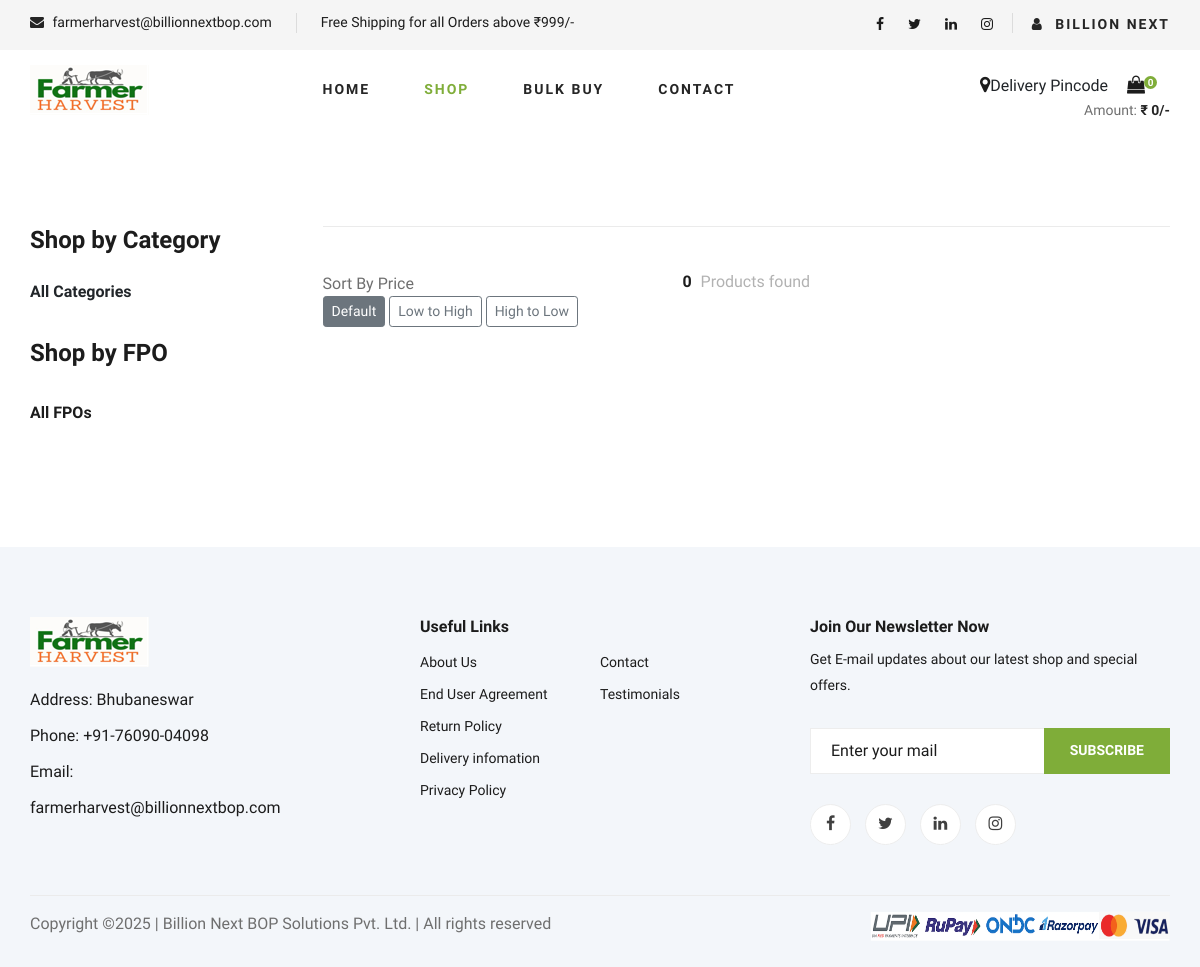
/accounts/shop (signed in), run on an earlier commit of the app's database.
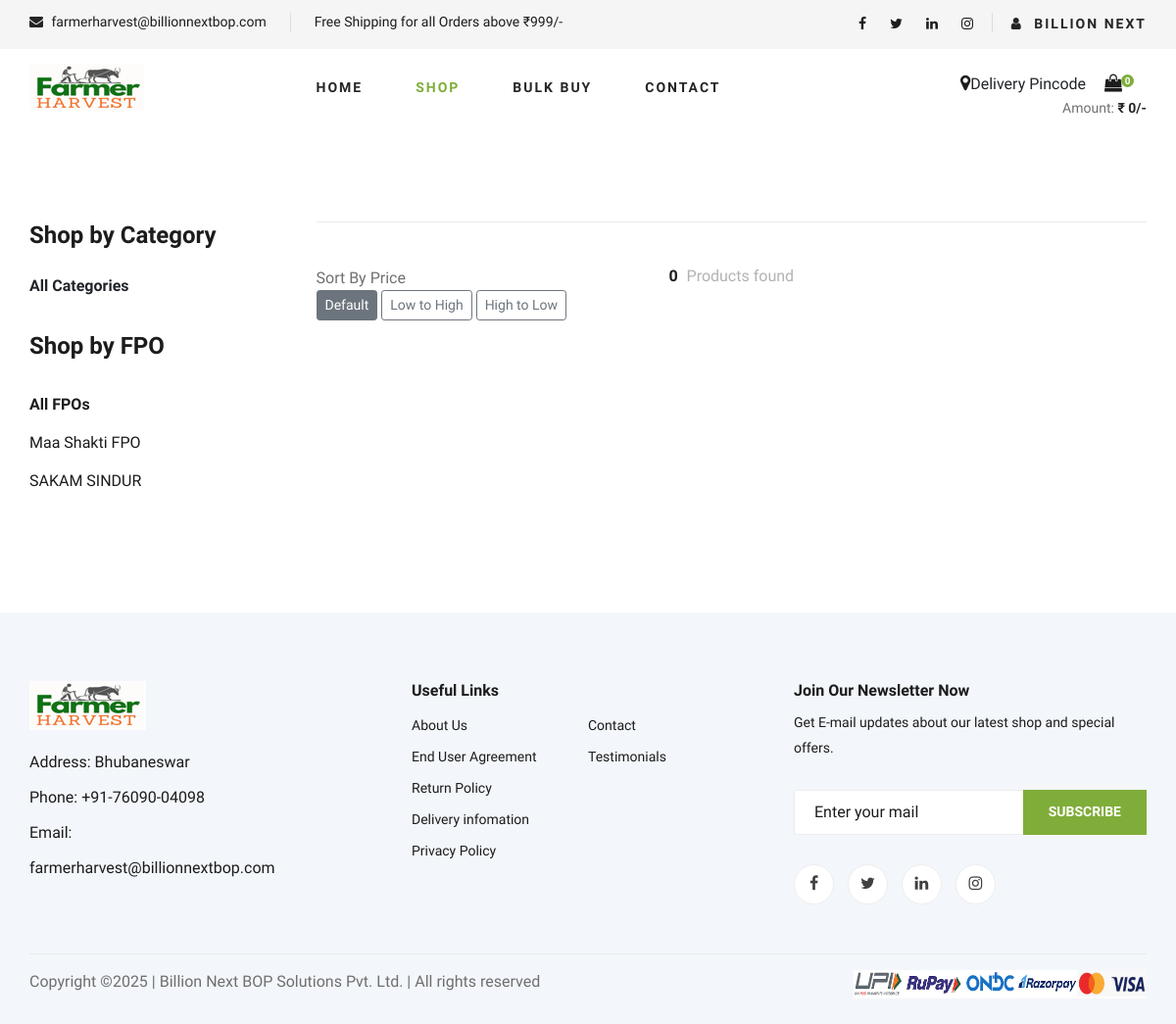
And on a later commit of the database.
### omsapp/models.py (models this page shows, shortened)
class CustomUser(AbstractUser):
    id=AutoField(primary_key=True)
    """"Basic details"""
    userType = CharField(max_length=20, choices=USERTYPES)
    first_name = CharField(max_length=50)#name
    last_name = CharField(max_length=50)#displayname
    org_name=CharField(max_length=50, default='', blank=True)#business name
    email = EmailField(max_length=50, default='', blank=True)#not mandatory
    phone = CharField(max_length=12, unique=True)
    phone1 = CharField(max_length=12, default='', blank=True)
    gstin = CharField(max_length=15, default='', blank=True)
    supply_place = CharField(max_length=70, choices=STATES)
    gst_tmt = CharField(max_length=20, choices=GST_TREATMENT)#gst treatment
    """Billing Address"""
    userAddress = CharField(max_length=200)
    userCity = CharField(max_length=50)
    userState = CharField(max_length=20, choices=STATES)
    pinCode = CharField(max_length=6)
    """Shipping Address"""
    userAddress1 = CharField(max_length=200)
    userCity1 = CharField(max_length=50)
    userState1 = CharField(max_length=20, choices=STATES)
    pinCode1 = CharField(max_length=6)
    userNote = CharField(max_length=300, default='', blank=True)#remarks from user
    """Account attributes"""
    password = CharField(max_length=20, default='Admin@1234')
    userApproved = BooleanField(null=True)
    approvedOn = DateField(null=True)
    isActive=BooleanField(null=True)
    activatedOn=DateField(null=True)
    USERNAME_FIELD = 'phone'
    REQUIRED_FIELDS=['first_name']

### omsapp/views.py (the view)
# urls.py: path('shop', views.shop, name='shop'),
def shop(request, category=None, fpo=None, region=None):
    items = Item.objects.filter(itemActive=True).order_by('-itemInStock')
    item_sort = request.GET.get('sort')
    user_name = 'Guest!'#display the username
    pincode='Delivery Pincode'
    pincode_area = ''
    fpo_name = ''
    if category is not None:
        items = Item.objects.filter(itemCat=category).filter(itemActive=True).order_by('-itemInStock')
    if fpo is not None:
        items = Item.objects.filter(userID_id=fpo).filter(itemActive=True).order_by('-itemInStock')
        fpo_name = get_object_or_404(CustomUser,pk=fpo).last_name
    if region is not None:
        items = Item.objects.filter(userID_id__pinCode=region).filter(itemActive=True).order_by('-itemInStock')
        pincode_area = PinCodeAPI(request, region)
        pincode=region
    form = ItemForm()
    if request.user.is_authenticated:
        user_name = request.user.last_name
        user_type = request.user.userType
        pincode = request.session.get('pincode') #get the logged in user's pincode
        if region is not None: #if the user is logged in and explicitly enters a pincode, then the items of that pincode will be displayed, not the user's own pincode
            pincode = region
            request.session['pincode'] = pincode
        items = Item.objects.filter(userID_id__pinCode=pincode).filter(itemActive=True).order_by('-itemInStock') #if the user is logged in, then only the items available in user's pincode will be available to it.
        if user_type == '1':
            items = items.exclude(userID_id = request.user.pk)
    else:#if the user is not logged in and explicitly enters the pincode
        pincode = region
        request.session['pincode'] = pincode
    if item_sort == 'price_asc':
        items = items.order_by('itemPrice')
    elif item_sort == 'price_desc':
        items = items.order_by('-itemPrice')
    cart = Cart(request)
    total_qty = cart.__len__()#display total number quantities added in the basket
    total_price = cart.get_total_price()
    region_list = fpo = fpo_list()
    min_price = items.aggregate(Min('itemPrice'))['itemPrice__min']
    max_price = items.aggregate(Max('itemPrice'))['itemPrice__max']
    shop_page_context ={
        'items': items,
        'form': form,
        'login_user':user_name,
        'total_qty':total_qty,
        'fpo_list':fpo,
        'fpo_name':fpo_name,
        'item_sort':item_sort,
        'regions':region_list,
        'total_price':total_price,
        'min_price':min_price,
        'max_price':max_price,
        'pincode_area':pincode_area,
        'clicked':'Shop',
        'pincode':pincode
    }
    return render(request, 'shop-grid.html', shop_page_context)

### omsapp/cart.py (called while the page is built)
    def __len__(self):
        return sum(item['quantity'] for item in self.cart.values())

    def get_total_price(self):
        return sum(Decimal(item['price']) * item['quantity'] for item in self.cart.values())

### omsapp/views.py (called while the page is built)
def fpo_list():
    fpo = CustomUser.objects.filter(userType=1)
    return fpo

### omsapp/templates/shop-grid.html (shortened to what this page needs)
{% extends 'index.html' %}
{% load static %}
{% block shopgrid %}
    <section class="product spad">
        <div class="container">
            <div class="row">
                <div class="col-lg-3 col-md-5">
                    <div class="sidebar">
                        <div class="sidebar__item">
                            <h4>Shop by Category</h4>
                            <ul>
                                <li class="active" data-filter="*" style="cursor: pointer;">All Categories</li>
                                {% regroup items|dictsort:"itemCat" by itemCat as categories_list %}
                            </ul>
                        </div>
                        <div class="sidebar__item">
                            <h4>Shop by FPO</h4>
                            <ul>
                                <li class="active"><a href="{% url 'shop' %}">All FPOs</a></li>
                                {% for fpo in fpo_list %}
                                <li><a href="{% url 'shop-fpo' fpo.id %}">{{fpo.last_name}}</a></li>
                                {% endfor %}
                            </ul>
                        </div>
                    </div>
                </div>
                <div class="col-lg-9 col-md-7">
                    <div class="filter__item">
                        <div class="row">
                            <div class="col-lg-4 col-md-5">
                                <div class="filter__sort">
                                    <span>Sort By Price</span>
                                    <div class="sort-buttons mb-3">
                                        <a href="?sort=default" class="btn btn-outline-secondary btn-sm {% if not item_sort or item_sort == 'default' %} active {% endif %}">Default</a>
                                        <a href="?sort=price_asc" class="btn btn-outline-secondary btn-sm {% if item_sort == 'price_asc' %} active {% endif %}">Low to High</a>
                                        <a href="?sort=price_desc" class="btn btn-outline-secondary btn-sm {% if item_sort == 'price_desc' %} active {% endif %}">High to Low</a>
                                    </div>
                                </div>
                            </div>
                            <div class="col-lg-4 col-md-4">
                                <div class="filter__found">
                                    <h6><span>{{items|length}}</span> Products found</h6>
                                </div>
                            </div>
                            <div class="col-lg-4 col-md-3">
                                <div class="filter__found">
                                    <h6></h6>
                                </div>
                            </div>
                        </div>
                    </div>
                </div>
            </div>
        </div>
    </section>
{% endblock %}

### omsapp/templates/index.html (shortened to what this page needs)
{% load static %}
<!DOCTYPE html>
<html lang="zxx">
<head>
    <link rel="stylesheet" href="{% static 'css/bootstrap.min.css' %}" type="text/css">
    <link rel="stylesheet" href="{% static 'css/font-awesome.min.css' %}" type="text/css">
    <link rel="stylesheet" href="{% static 'css/elegant-icons.css' %}" type="text/css">
    <link rel="stylesheet" href="{% static 'css/nice-select.css' %}" type="text/css">
    <link rel="stylesheet" href="{% static 'css/jquery-ui.min.css' %}" type="text/css">
    <link rel="stylesheet" href="{% static 'css/owl.carousel.min.css' %}" type="text/css">
    <link rel="stylesheet" href="{% static 'css/slicknav.min.css' %}" type="text/css">
    <link rel="stylesheet" href="{% static 'css/style.css' %}" type="text/css">
</head>
<body>
    {% include 'header.html' %}
    {% block shopgrid %}{% endblock %}
    {% include 'footer.html' %}
</body>
</html>

### omsapp/templates/header.html (shortened to what this page needs)
{% load static %}
{% block header %}
    <header class="header">
        <div class="header__top" style="height:50px;">
            <div class="container">
                <div class="row">
                    <div class="col-lg-6 col-md-6">
                        <div class="header__top__left">
                            <ul>
                                <li><i class="fa fa-envelope"></i> farmerharvest@billionnextbop.com</li>
                                <li>Free Shipping for all Orders above ₹999/-</li>
                            </ul>
                        </div>
                    </div>
                    <div class="col-lg-6 col-md-6">
                        <div class="header__top__right" style="margin-top:-25px;">
                            <div class="header__top__right__social">
                                <a href="https://www.facebook.com/farmerharvestindia"><i class="fa fa-facebook"></i></a>
                                <a href="https://www.x.com/farmerharvest"><i class="fa fa-twitter"></i></a>
                                <a href="https://www.linkedin.com/company/farmerharvestindia"><i class="fa fa-linkedin"></i></a>
                                <a href="https://www.instagram.com/farmerharvestindia"><i class="fa fa-instagram"></i></a>
                            </div>
                            <div class="header__top__right__auth">
                                <nav class="header__menu">
                                    <ul>
                                        <li><a href="{% if login_user == 'Guest!' %}{% url 'login' %}{% endif %}"><i class="fa fa-user"></i> {% if login_user == 'Guest!' %}Login{% else %}{{login_user}}{% endif %}</a>
                                        </li>
                                    </ul>
                                </nav>
                            </div>
                        </div>
                    </div>
                </div>
            </div>
        </div>
        <div class="container">
            <div class="row">
                <div class="col-lg-3">
                    <div class="header__logo">
                        <a href="{% url 'index' %}"><img src="{% static 'img/logo.png' %}" alt=""></a>
                    </div>
                </div>
                <div class="col-lg-6">
                    <nav class="header__menu">
                        <ul>
                            <li class="{% if clicked == 'Home' %} active {% endif %}"><a href="{% url 'index' %}">Home</a></li>
                            <li class="{% if clicked == 'Shop' %} active {% endif %}"><a href="{% url 'shop' %}">Shop</a></li>
                            <li class="{% if clicked == 'Bulk' %} active {% endif %}"><a href="{% url 'bulk-buy' %}">Bulk Buy</a></li>
                            <li class="{% if clicked == 'Contact' %} active {% endif %}"><a href="{% url 'contact' %}">Contact</a></li>
                        </ul>
                    </nav>
                </div>
                <div class="col-lg-3">
                    <div class="header__cart">
                        <ul>
                            <li><a onclick="getPinCode()" id="delivery"><i class="fa fa-map-marker"></i>{% if pincode %}{{pincode}}{% else %}Delivery Pincode{% endif %}</a></li>
                            <li><a href="{% url 'shoppingcart' %}"><i class="fa fa-shopping-bag"></i> <span>{{total_qty}}</span></a></li>
                        </ul>
                        <div class="header__cart__price">Amount: <span>₹ {{total_price}}/-</span></div>
                    </div>
                </div>
            </div>
        </div>
    </header>
 {% endblock %}

### omsapp/templates/footer.html
{% load static %}
<footer class="footer spad">
    <div class="container">
        <div class="row">
            <div class="col-lg-3 col-md-6 col-sm-6">
                <div class="footer__about">
                    <div class="footer__about__logo">
                        <a href="{% url 'index' %}"><img src="{% static 'img/logo.png' %}" alt=""></a>
                    </div>
                    <ul>
                        <li>Address: Bhubaneswar</li>
                        <li>Phone: +91-76090-04098</li>
                        <li>Email: farmerharvest@billionnextbop.com</li>
                    </ul>
                </div>
            </div>
            <div class="col-lg-4 col-md-6 col-sm-6 offset-lg-1">
                <div class="footer__widget">
                    <h6>Useful Links</h6>
                    <ul>
                        <li><a href="{% url 'about-us' %}">About Us</a></li>
                        <li><a href="{% url 'eula' %}">End User Agreement</a></li>
                        <li><a href="{% url 'return-policy' %}">Return Policy</a></li>
                        <li><a href="{% url 'delivery-policy' %}">Delivery infomation</a></li>
                        <li><a href="{% url 'privacy-policy' %}">Privacy Policy</a></li>
                    </ul>
                    <ul>
                        <li><a href="{% url 'contact' %}">Contact</a></li>
                        <li><a href="{% url 'testimonials' %}">Testimonials</a></li>
                    </ul>
                </div>
            </div>
            <div class="col-lg-4 col-md-12">
                <div class="footer__widget">
                    <h6>Join Our Newsletter Now</h6>
                    <p>Get E-mail updates about our latest shop and special offers.</p>
                    <form action="#">
                        <input type="text" placeholder="Enter your mail">
                        <button type="submit" class="site-btn">Subscribe</button>
                    </form>
                    <div class="footer__widget__social">
                        <a href="https://www.facebook.com/farmerharvestindia"><i class="fa fa-facebook"></i></a>
                        <a href="https://www.x.com/farmerharvest"><i class="fa fa-twitter"></i></a>
                        <a href="https://www.linkedin.com/company/farmerharvestindia"><i class="fa fa-linkedin"></i></a>
                        <a href="https://www.instagram.com/farmerharvestindia"><i class="fa fa-instagram"></i></a>
                    </div>
                </div>
            </div>
        </div>
        <div class="row">
            <div class="col-lg-12">
                <div class="footer__copyright">
                    <div class="footer__copyright__text"><p>
Copyright &copy;<script>document.write(new Date().getFullYear());</script> | Billion Next BOP Solutions Pvt. Ltd. | All rights reserved
</p></div>
                    <div class="footer__copyright__payment"><img src="{% static 'img/payment-item1.png' %}" alt="" height="30px" width="300px"></div>
                </div>
            </div>
        </div>
    </div>
</footer>

### omsapp/templates/shop-grid.html (style rules this page uses)
li.active { font-weight: bold; }

What changed in the data, as far as the page shows it:
added CustomUser: last_name "Maa Shakti FPO"
added CustomUser: last_name "SAKAM SINDUR"
